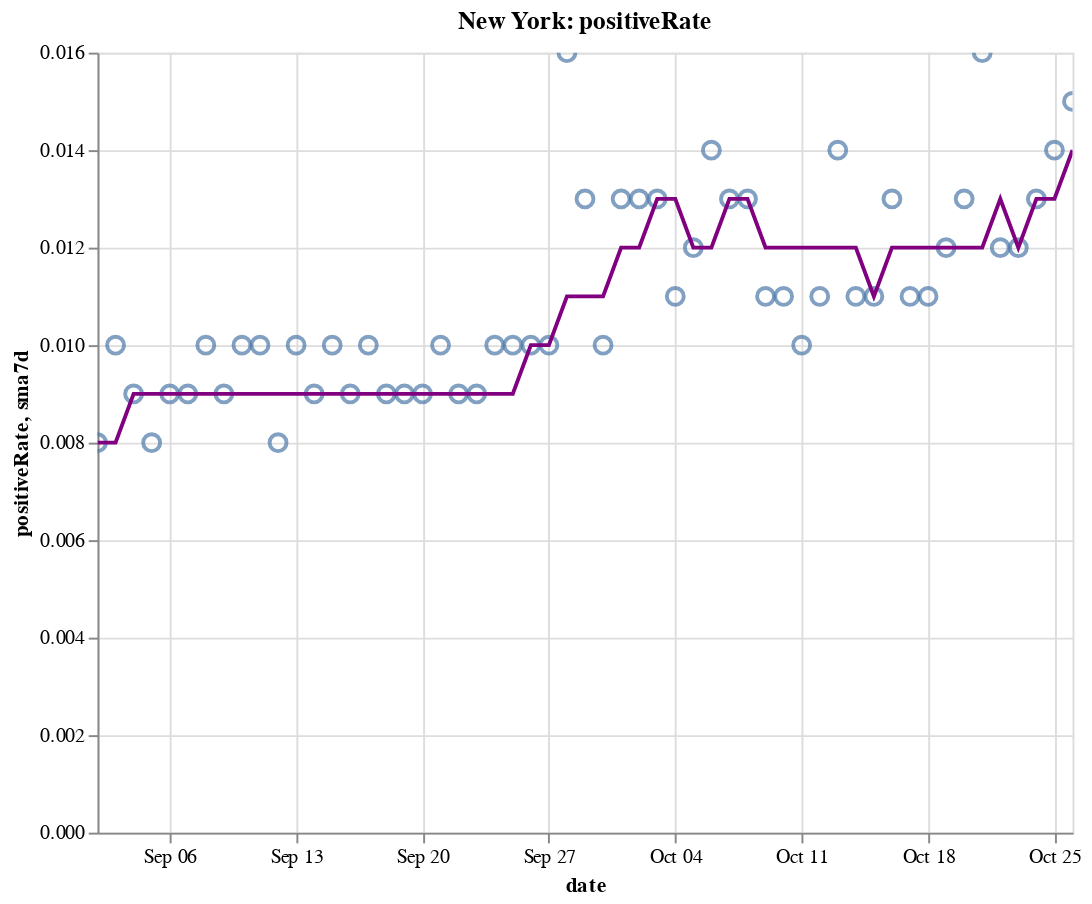

The notebook cell this image was saved under:
### Code cell
create_plot(ny, 'positiveRate')

### Figure 1 — Vega-Lite specification as saved in the notebook (floating-point values rounded to 4 significant figures)
{"config": {"view": {"continuousWidth": 400, "continuousHeight": 300}}, "layer": [{"layer": [{"mark": {"type": "point", "size": 75}, "encoding": {"tooltip": [{"type": "temporal", "field": "date"}, {"type": "quantitative", "field": "positiveRate"}, {"type": "quantitative", "field": "sma7d"}], "x": {"type": "temporal", "field": "date"}, "y": {"type": "quantitative", "field": "positiveRate"}}, "selection": {"selector010": {"type": "interval", "bind": "scales", "encodings": ["x", "y"]}}}, {"mark": {"type": "line", "color": "purple"}, "encoding": {"x": {"type": "temporal", "field": "date"}, "y": {"type": "quantitative", "field": "sma7d"}}}]}, {"mark": {"type": "rule", "color": "#aaa"}, "encoding": {"x": {"type": "temporal", "field": "date"}}, "transform": [{"filter": {"selection": "selector009"}}]}, {"mark": "circle", "encoding": {"opacity": {"condition": {"value": 1, "selection": "selector009"}, "value": 0}, "tooltip": [{"type": "temporal", "field": "date"}, {"type": "quantitative", "field": "positiveRate"}, {"type": "quantitative", "field": "sma7d"}], "x": {"type": "temporal", "field": "date"}, "y": {"type": "quantitative", "field": "positiveRate"}}, "selection": {"selector009": {"type": "single", "encodings": ["x"], "on": "mouseover", "nearest": true, "empty": "none"}}}, {"mark": {"type": "text", "align": "left", "dx": 5, "dy": -5, "stroke": "white", "strokeWidth": 2}, "encoding": {"text": {"type": "quantitative", "field": "positiveRate"}, "tooltip": [{"type": "temporal", "field": "date"}, {"type": "quantitative", "field": "positiveRate"}, {"type": "quantitative", "field": "sma7d"}], "x": {"type": "temporal", "field": "date"}, "y": {"type": "quantitative", "field": "positiveRate"}}, "transform": [{"filter": {"selection": "selector009"}}]}, {"mark": {"type": "text", "align": "left", "dx": 5, "dy": -5}, "encoding": {"text": {"type": "quantitative", "field": "positiveRate"}, "tooltip": [{"type": "temporal", "field": "date"}, {"type": "quantitative", "field": "positiveRate"}, {"type": "quantitative", "field": "sma7d"}], "x": {"type": "temporal", "field": "date"}, "y": {"type": "quantitative", "field": "positiveRate"}}, "transform": [{"filter": {"selection": "selector009"}}]}], "data": {"name": "data-21a1541c1cad10c5291c8c425e222893"}, "height": 400, "title": "New York: positiveRate", "width": 500, "$schema": "https://vega.github.io/schema/vega-lite/v4.8.1.json", "datasets": {"data-21a1541c1cad10c5291c8c425e222893": [{"date": "2020-09-02T00:00:00", "totalTestResultsIncrease": 88450.0, "positiveIncrease": 708.0, "death": 25340.0, "deathIncrease": 5.0, "positiveRate": 0.008, "state": "New York", "sma7d": 0.008}, {"date": "2020-09-03T00:00:00", "totalTestResultsIncrease": 88980.0, "positiveIncrease": 889.0, "death": 25340.0, "deathIncrease": 7.0, "positiveRate": 0.01, "state": "New York", "sma7d": 0.008}, {"date": "2020-09-04T00:00:00", "totalTestResultsIncrease": 93400.0, "positiveIncrease": 864.0, "death": 25350.0, "deathIncrease": 5.0, "positiveRate": 0.009, "state": "New York", "sma7d": 0.009}, {"date": "2020-09-05T00:00:00", "totalTestResultsIncrease": 99760.0, "positiveIncrease": 801.0, "death": 25350.0, "deathIncrease": 2.0, "positiveRate": 0.008, "state": "New York", "sma7d": 0.009}, {"date": "2020-09-06T00:00:00", "totalTestResultsIncrease": 85630.0, "positiveIncrease": 729.0, "death": 25360.0, "deathIncrease": 9.0, "positiveRate": 0.009, "state": "New York", "sma7d": 0.009}, {"date": "2020-09-07T00:00:00", "totalTestResultsIncrease": 58860.0, "positiveIncrease": 520.0, "death": 25360.0, "deathIncrease": 2.0, "positiveRate": 0.009, "state": "New York", "sma7d": 0.009}, {"date": "2020-09-08T00:00:00", "totalTestResultsIncrease": 57830.0, "positiveIncrease": 557.0, "death": 25370.0, "deathIncrease": 6.0, "positiveRate": 0.01, "state": "New York", "sma7d": 0.009}, {"date": "2020-09-09T00:00:00", "totalTestResultsIncrease": 63230.0, "positiveIncrease": 576.0, "death": 25370.0, "deathIncrease": 3.0, "positiveRate": 0.009, "state": "New York", "sma7d": 0.009}, {"date": "2020-09-10T00:00:00", "totalTestResultsIncrease": 76810.0, "positiveIncrease": 757.0, "death": 25380.0, "deathIncrease": 7.0, "positiveRate": 0.01, "state": "New York", "sma7d": 0.009}, {"date": "2020-09-11T00:00:00", "totalTestResultsIncrease": 89720.0, "positiveIncrease": 880.0, "death": 25380.0, "deathIncrease": 5.0, "positiveRate": 0.01, "state": "New York", "sma7d": 0.009}, {"date": "2020-09-12T00:00:00", "totalTestResultsIncrease": 102900.0, "positiveIncrease": 849.0, "death": 25380.0, "deathIncrease": 2.0, "positiveRate": 0.008, "state": "New York", "sma7d": 0.009}, {"date": "2020-09-13T00:00:00", "totalTestResultsIncrease": 72670.0, "positiveIncrease": 725.0, "death": 25390.0, "deathIncrease": 6.0, "positiveRate": 0.01, "state": "New York", "sma7d": 0.009}, {"date": "2020-09-14T00:00:00", "totalTestResultsIncrease": 63360.0, "positiveIncrease": 583.0, "death": 25390.0, "deathIncrease": 4.0, "positiveRate": 0.009, "state": "New York", "sma7d": 0.009}, {"date": "2020-09-15T00:00:00", "totalTestResultsIncrease": 73680.0, "positiveIncrease": 766.0, "death": 25400.0, "deathIncrease": 11.0, "positiveRate": 0.01, "state": "New York", "sma7d": 0.009}, {"date": "2020-09-16T00:00:00", "totalTestResultsIncrease": 75090.0, "positiveIncrease": 652.0, "death": 25410.0, "deathIncrease": 5.0, "positiveRate": 0.009, "state": "New York", "sma7d": 0.009}, {"date": "2020-09-17T00:00:00", "totalTestResultsIncrease": 91500.0, "positiveIncrease": 896.0, "death": 25410.0, "deathIncrease": 3.0, "positiveRate": 0.01, "state": "New York", "sma7d": 0.009}, {"date": "2020-09-18T00:00:00", "totalTestResultsIncrease": 89730.0, "positiveIncrease": 790.0, "death": 25420.0, "deathIncrease": 10.0, "positiveRate": 0.009, "state": "New York", "sma7d": 0.009}, {"date": "2020-09-19T00:00:00", "totalTestResultsIncrease": 110400.0, "positiveIncrease": 986.0, "death": 25420.0, "deathIncrease": 2.0, "positiveRate": 0.009, "state": "New York", "sma7d": 0.009}, {"date": "2020-09-20T00:00:00", "totalTestResultsIncrease": 100400.0, "positiveIncrease": 862.0, "death": 25430.0, "deathIncrease": 2.0, "positiveRate": 0.009, "state": "New York", "sma7d": 0.009}, {"date": "2020-09-21T00:00:00", "totalTestResultsIncrease": 58320.0, "positiveIncrease": 573.0, "death": 25430.0, "deathIncrease": 1.0, "positiveRate": 0.01, "state": "New York", "sma7d": 0.009}, {"date": "2020-09-22T00:00:00", "totalTestResultsIncrease": 84000.0, "positiveIncrease": 754.0, "death": 25430.0, "deathIncrease": 4.0, "positiveRate": 0.009, "state": "New York", "sma7d": 0.009}, {"date": "2020-09-23T00:00:00", "totalTestResultsIncrease": 70930.0, "positiveIncrease": 665.0, "death": 25440.0, "deathIncrease": 5.0, "positiveRate": 0.009, "state": "New York", "sma7d": 0.009}, {"date": "2020-09-24T00:00:00", "totalTestResultsIncrease": 92950.0, "positiveIncrease": 955.0, "death": 25440.0, "deathIncrease": 2.0, "positiveRate": 0.01, "state": "New York", "sma7d": 0.009}, {"date": "2020-09-25T00:00:00", "totalTestResultsIncrease": 94820.0, "positiveIncrease": 908.0, "death": 25450.0, "deathIncrease": 7.0, "positiveRate": 0.01, "state": "New York", "sma7d": 0.009}, {"date": "2020-09-26T00:00:00", "totalTestResultsIncrease": 99950.0, "positiveIncrease": 1005.0, "death": 25450.0, "deathIncrease": 4.0, "positiveRate": 0.01, "state": "New York", "sma7d": 0.01}, {"date": "2020-09-27T00:00:00", "totalTestResultsIncrease": 84770.0, "positiveIncrease": 866.0, "death": 25460.0, "deathIncrease": 6.0, "positiveRate": 0.01, "state": "New York", "sma7d": 0.01}, {"date": "2020-09-28T00:00:00", "totalTestResultsIncrease": 52940.0, "positiveIncrease": 834.0, "death": 25470.0, "deathIncrease": 12.0, "positiveRate": 0.016, "state": "New York", "sma7d": 0.011}, {"date": "2020-09-29T00:00:00", "totalTestResultsIncrease": 88230.0, "positiveIncrease": 1189.0, "death": 25470.0, "deathIncrease": 2.0, "positiveRate": 0.013, "state": "New York", "sma7d": 0.011}, {"date": "2020-09-30T00:00:00", "totalTestResultsIncrease": 97960.0, "positiveIncrease": 1000.0, "death": 25480.0, "deathIncrease": 9.0, "positiveRate": 0.01, "state": "New York", "sma7d": 0.011}, {"date": "2020-10-01T00:00:00", "totalTestResultsIncrease": 109200.0, "positiveIncrease": 1382.0, "death": 25490.0, "deathIncrease": 11.0, "positiveRate": 0.013, "state": "New York", "sma7d": 0.012}, {"date": "2020-10-02T00:00:00", "totalTestResultsIncrease": 119500.0, "positiveIncrease": 1598.0, "death": 25500.0, "deathIncrease": 7.0, "positiveRate": 0.013, "state": "New York", "sma7d": 0.012}, {"date": "2020-10-03T00:00:00", "totalTestResultsIncrease": 134300.0, "positiveIncrease": 1731.0, "death": 25500.0, "deathIncrease": 8.0, "positiveRate": 0.013, "state": "New York", "sma7d": 0.013}, {"date": "2020-10-04T00:00:00", "totalTestResultsIncrease": 110300.0, "positiveIncrease": 1222.0, "death": 25520.0, "deathIncrease": 14.0, "positiveRate": 0.011, "state": "New York", "sma7d": 0.013}, {"date": "2020-10-05T00:00:00", "totalTestResultsIncrease": 76400.0, "positiveIncrease": 933.0, "death": 25530.0, "deathIncrease": 8.0, "positiveRate": 0.012, "state": "New York", "sma7d": 0.012}, {"date": "2020-10-06T00:00:00", "totalTestResultsIncrease": 96360.0, "positiveIncrease": 1393.0, "death": 25540.0, "deathIncrease": 9.0, "positiveRate": 0.014, "state": "New York", "sma7d": 0.012}, {"date": "2020-10-07T00:00:00", "totalTestResultsIncrease": 108200.0, "positiveIncrease": 1360.0, "death": 25540.0, "deathIncrease": 9.0, "positiveRate": 0.013, "state": "New York", "sma7d": 0.013}, {"date": "2020-10-08T00:00:00", "totalTestResultsIncrease": 145800.0, "positiveIncrease": 1836.0, "death": 25560.0, "deathIncrease": 10.0, "positiveRate": 0.013, "state": "New York", "sma7d": 0.013}, {"date": "2020-10-09T00:00:00", "totalTestResultsIncrease": 139300.0, "positiveIncrease": 1592.0, "death": 25560.0, "deathIncrease": 6.0, "positiveRate": 0.011, "state": "New York", "sma7d": 0.012}, {"date": "2020-10-10T00:00:00", "totalTestResultsIncrease": 134600.0, "positiveIncrease": 1447.0, "death": 25570.0, "deathIncrease": 8.0, "positiveRate": 0.011, "state": "New York", "sma7d": 0.012}, {"date": "2020-10-11T00:00:00", "totalTestResultsIncrease": 118300.0, "positiveIncrease": 1143.0, "death": 25570.0, "deathIncrease": 5.0, "positiveRate": 0.01, "state": "New York", "sma7d": 0.012}, {"date": "2020-10-12T00:00:00", "totalTestResultsIncrease": 91790.0, "positiveIncrease": 1029.0, "death": 25590.0, "deathIncrease": 13.0, "positiveRate": 0.011, "state": "New York", "sma7d": 0.012}, {"date": "2020-10-13T00:00:00", "totalTestResultsIncrease": 99070.0, "positiveIncrease": 1393.0, "death": 25600.0, "deathIncrease": 11.0, "positiveRate": 0.014, "state": "New York", "sma7d": 0.012}, {"date": "2020-10-14T00:00:00", "totalTestResultsIncrease": 111700.0, "positiveIncrease": 1232.0, "death": 25600.0, "deathIncrease": 7.0, "positiveRate": 0.011, "state": "New York", "sma7d": 0.012}, {"date": "2020-10-15T00:00:00", "totalTestResultsIncrease": 133200.0, "positiveIncrease": 1460.0, "death": 25620.0, "deathIncrease": 13.0, "positiveRate": 0.011, "state": "New York", "sma7d": 0.011}, {"date": "2020-10-16T00:00:00", "totalTestResultsIncrease": 136000.0, "positiveIncrease": 1707.0, "death": 25630.0, "deathIncrease": 10.0, "positiveRate": 0.013, "state": "New York", "sma7d": 0.012}, {"date": "2020-10-17T00:00:00", "totalTestResultsIncrease": 160000.0, "positiveIncrease": 1784.0, "death": 25640.0, "deathIncrease": 9.0, "positiveRate": 0.011, "state": "New York", "sma7d": 0.012}, {"date": "2020-10-18T00:00:00", "totalTestResultsIncrease": 128800.0, "positiveIncrease": 1390.0, "death": 25640.0, "deathIncrease": 7.0, "positiveRate": 0.011, "state": "New York", "sma7d": 0.012}, {"date": "2020-10-19T00:00:00", "totalTestResultsIncrease": 82010.0, "positiveIncrease": 998.0, "death": 25660.0, "deathIncrease": 15.0, "positiveRate": 0.012, "state": "New York", "sma7d": 0.012}, {"date": "2020-10-20T00:00:00", "totalTestResultsIncrease": 90540.0, "positiveIncrease": 1201.0, "death": 25670.0, "deathIncrease": 13.0, "positiveRate": 0.013, "state": "New York", "sma7d": 0.012}, {"date": "2020-10-21T00:00:00", "totalTestResultsIncrease": 124800.0, "positiveIncrease": 2026.0, "death": 25680.0, "deathIncrease": 7.0, "positiveRate": 0.016, "state": "New York", "sma7d": 0.012}, {"date": "2020-10-22T00:00:00", "totalTestResultsIncrease": 135300.0, "positiveIncrease": 1628.0, "death": 25690.0, "deathIncrease": 15.0, "positiveRate": 0.012, "state": "New York", "sma7d": 0.013}, {"date": "2020-10-23T00:00:00", "totalTestResultsIncrease": 141500.0, "positiveIncrease": 1637.0, "death": 25700.0, "deathIncrease": 11.0, "positiveRate": 0.012, "state": "New York", "sma7d": 0.012}, {"date": "2020-10-24T00:00:00", "totalTestResultsIncrease": 156900.0, "positiveIncrease": 2061.0, "death": 25720.0, "deathIncrease": 13.0, "positiveRate": 0.013, "state": "New York", "sma7d": 0.013}, {"date": "2020-10-25T00:00:00", "totalTestResultsIncrease": 120800.0, "positiveIncrease": 1632.0, "death": 25730.0, "deathIncrease": 12.0, "positiveRate": 0.014, "state": "New York", "sma7d": 0.013}, {"date": "2020-10-26T00:00:00", "totalTestResultsIncrease": 82120.0, "positiveIncrease": 1191.0, "death": 25740.0, "deathIncrease": 12.0, "positiveRate": 0.015, "state": "New York", "sma7d": 0.014}]}}
